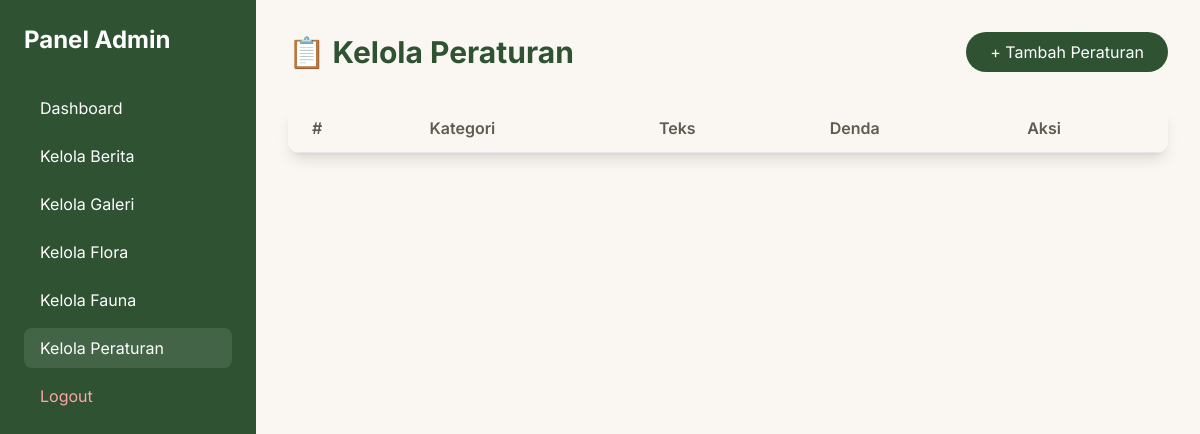
The app's page /admin/peraturan/index.php?page=2 (signed in), older data.
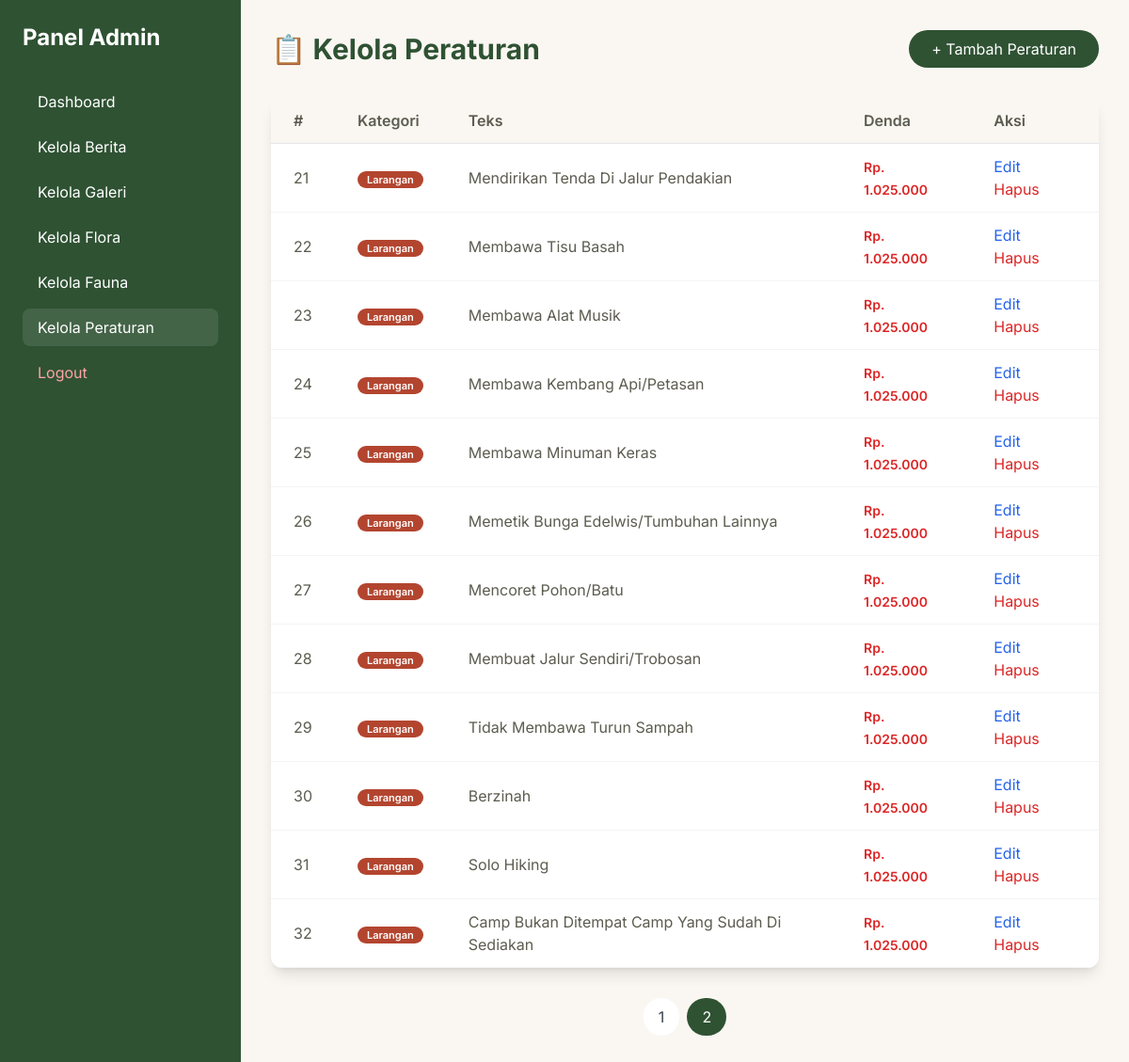
The same page, newer data.
### tables this page shows
CREATE TABLE `peraturan` (
  `id` int(11) NOT NULL,
  `kategori` varchar(50) NOT NULL,
  `teks` text NOT NULL,
  `denda` varchar(100) DEFAULT NULL,
  `created_at` timestamp NOT NULL DEFAULT current_timestamp()
);

### includes/functions.php (called while the page is built, shortened)
<?php
require_once __DIR__ . '/config.php';
function getTotalPeraturan() {
    global $pdo;
    $stmt = $pdo->query("SELECT COUNT(*) as total FROM peraturan");
    $result = $stmt->fetch();
    return $result ? (int)$result['total'] : 0;
}
function getPeraturanPaginated($page = 1, $limit = 10) {
    global $pdo;
    $page = intval($page);
    $limit = intval($limit);
    $offset = ($page - 1) * $limit;
    $stmt = $pdo->query("SELECT * FROM peraturan ORDER BY kategori, id LIMIT $limit OFFSET $offset");
    return $stmt->fetchAll();
}

### admin/peraturan/index.php (the view, shortened to what the changed rows need)
<?php
require_once __DIR__ . '/../../includes/config.php';
require_once __DIR__ . '/../../includes/functions.php';
$page = isset($_GET['page']) ? (int)$_GET['page'] : 1;
$limit = 20;
$offset = ($page - 1) * $limit;
$total = getTotalPeraturan();
$totalPages = ceil($total / $limit);
$peraturan_list = getPeraturanPaginated($page, $limit);
?>
<!DOCTYPE html>
<html lang="id">
<head>
    <script src="https://cdn.tailwindcss.com"></script>
</head>
<body class="bg-[#FAF7F2]">
<div class="flex h-screen">
    <div class="w-64 bg-[#2F5233] text-white p-6">
        <h2 class="text-2xl font-bold mb-8">Panel Admin</h2>
    </div>
    <div class="flex-1 overflow-y-auto">
        <div class="p-8">
            <div class="flex justify-between items-center mb-8">
                <h1 class="text-3xl font-bold text-[#2F5233]">📋 Kelola Peraturan</h1>
            </div>
            <div class="bg-white rounded-xl shadow-lg overflow-hidden">
                <div class="overflow-x-auto">
                    <table class="w-full">
                        <thead>
                            <tr class="bg-[#FAF7F2] border-b border-gray-200">
                                <th class="text-left py-3 px-6 text-[#5C5C50] font-semibold">#</th>
                                <th class="text-left py-3 px-6 text-[#5C5C50] font-semibold">Kategori</th>
                                <th class="text-left py-3 px-6 text-[#5C5C50] font-semibold">Teks</th>
                                <th class="text-left py-3 px-6 text-[#5C5C50] font-semibold">Denda</th>
                                <th class="text-left py-3 px-6 text-[#5C5C50] font-semibold">Aksi</th>
                            </tr>
                        </thead>
                        <tbody>
                            <?php
                            $no = $offset + 1;
                            foreach ($peraturan_list as $item):
                                $badgeClass = $item['kategori'] == 'kewajiban' ? 'badge-kewajiban' : ($item['kategori'] == 'larangan' ? 'badge-larangan' : 'badge-fasilitas');
                            ?>
                            <tr class="border-b border-gray-100 hover:bg-gray-50 transition duration-300">
                                <td class="py-3 px-6 text-[#5C5C50]"><?= $no++ ?></td>
                                <td class="py-3 px-6">
                                    <span class="<?= $badgeClass ?>"><?= ucfirst(htmlspecialchars($item['kategori'])) ?></span>
                                </td>
                                <td class="py-3 px-6 text-[#5C5C50]"><?= htmlspecialchars($item['teks']) ?></td>
                                <td class="py-3 px-6">
                                    <?php if ($item['denda']): ?>
                                    <span class="text-red-600 font-semibold text-sm"><?= htmlspecialchars($item['denda']) ?></span>
                                    <?php else: ?>
                                    <span class="text-gray-400 text-sm">-</span>
                                    <?php endif; ?>
                                </td>
                                <td class="py-3 px-6">
                                    <a href="edit.php?id=<?= $item['id'] ?>" class="text-blue-600 hover:text-blue-800 mr-3 transition duration-300">Edit</a>
                                    <a href="hapus.php?id=<?= $item['id'] ?>" class="text-red-600 hover:text-red-800 transition duration-300" onclick="return confirm('Yakin ingin menghapus data ini?')">Hapus</a>
                                </td>
                            </tr>
                            <?php endforeach; ?>
                        </tbody>
                    </table>
                </div>
            </div>
            <?php if ($totalPages > 1): ?>
            <div class="flex justify-center mt-8 space-x-2">
                <?php for ($i = 1; $i <= $totalPages; $i++): ?>
                <a href="?page=<?= $i ?>"
                   class="px-4 py-2 rounded-full <?= $i == $page ? 'bg-[#2F5233] text-white' : 'bg-white text-gray-700 hover:bg-gray-300' ?> transition duration-300">
                    <?= $i ?>
                </a>
                <?php endfor; ?>
            </div>
            <?php endif; ?>
        </div>
    </div>
</div>
</body>
</html>

Row changes from the older to the newer data that the page shows:
added peraturan: kategori "Larangan", teks "Mendirikan Tenda Di Jalur Pendakian", denda "Rp. 1.025.000"
added peraturan: kategori "Larangan", teks "Membawa Tisu Basah", denda "Rp. 1.025.000"
added peraturan: kategori "Larangan", teks "Membawa Alat Musik", denda "Rp. 1.025.000"
added peraturan: kategori "Larangan", teks "Membawa Kembang Api/Petasan", denda "Rp. 1.025.000"
added peraturan: kategori "Larangan", teks "Membawa Minuman Keras", denda "Rp. 1.025.000"
added peraturan: kategori "Larangan", teks "Memetik Bunga Edelwis/Tumbuhan Lainnya", denda "Rp. 1.025.000"
added peraturan: kategori "Larangan", teks "Mencoret Pohon/Batu", denda "Rp. 1.025.000"
added peraturan: kategori "Larangan", teks "Membuat Jalur Sendiri/Trobosan", denda "Rp. 1.025.000"
added peraturan: kategori "Larangan", teks "Tidak Membawa Turun Sampah", denda "Rp. 1.025.000"
added peraturan: kategori "Larangan", teks "Berzinah", denda "Rp. 1.025.000"
added peraturan: kategori "Larangan", teks "Solo Hiking", denda "Rp. 1.025.000"
added peraturan: kategori "Larangan", teks "Camp Bukan Ditempat Camp Yang Sudah Di Sediakan", denda "Rp. 1.025.000"
Text that changed along with them:
new list line: "1"
new list line: "2"
